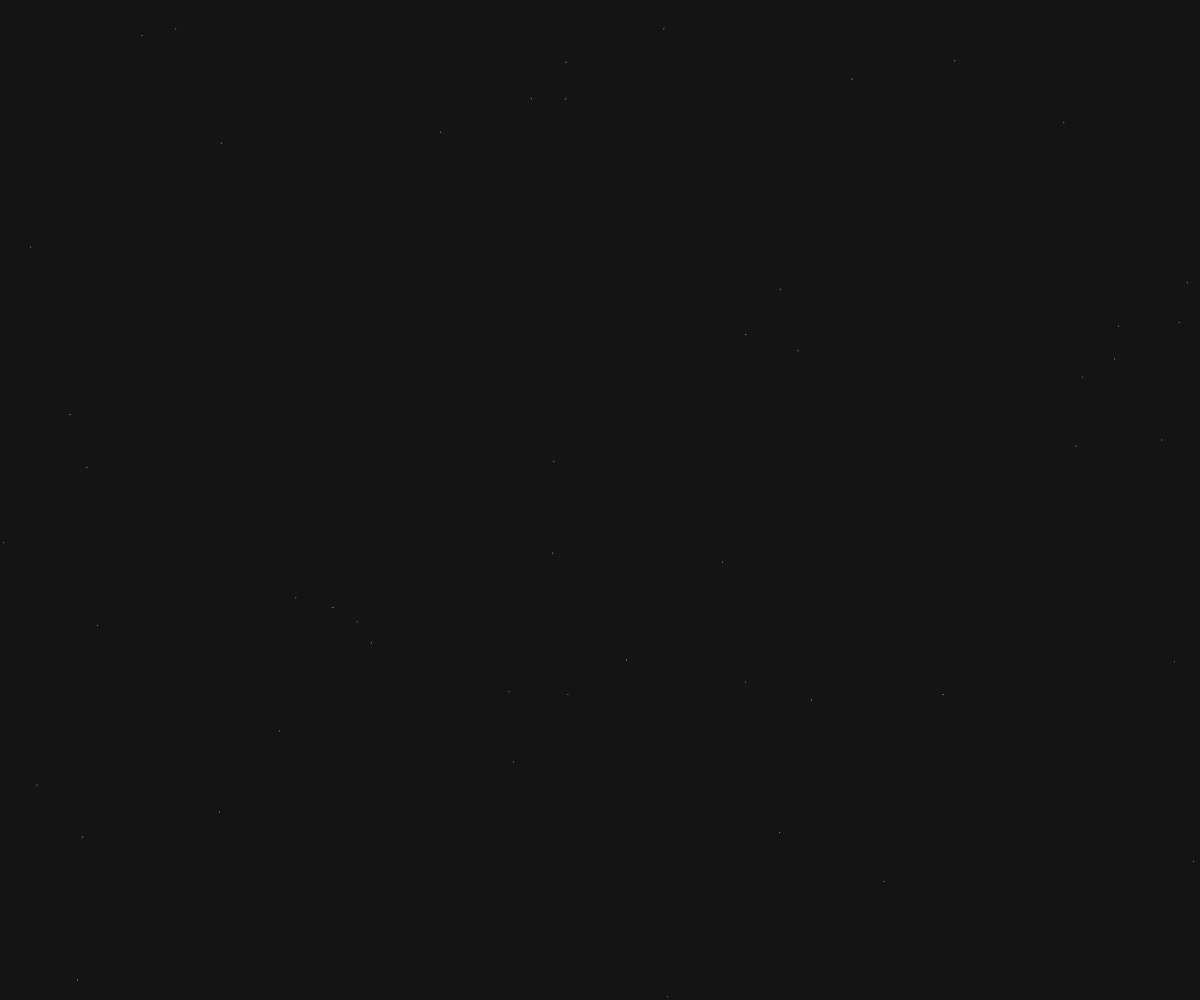
Frame 1 (no input)
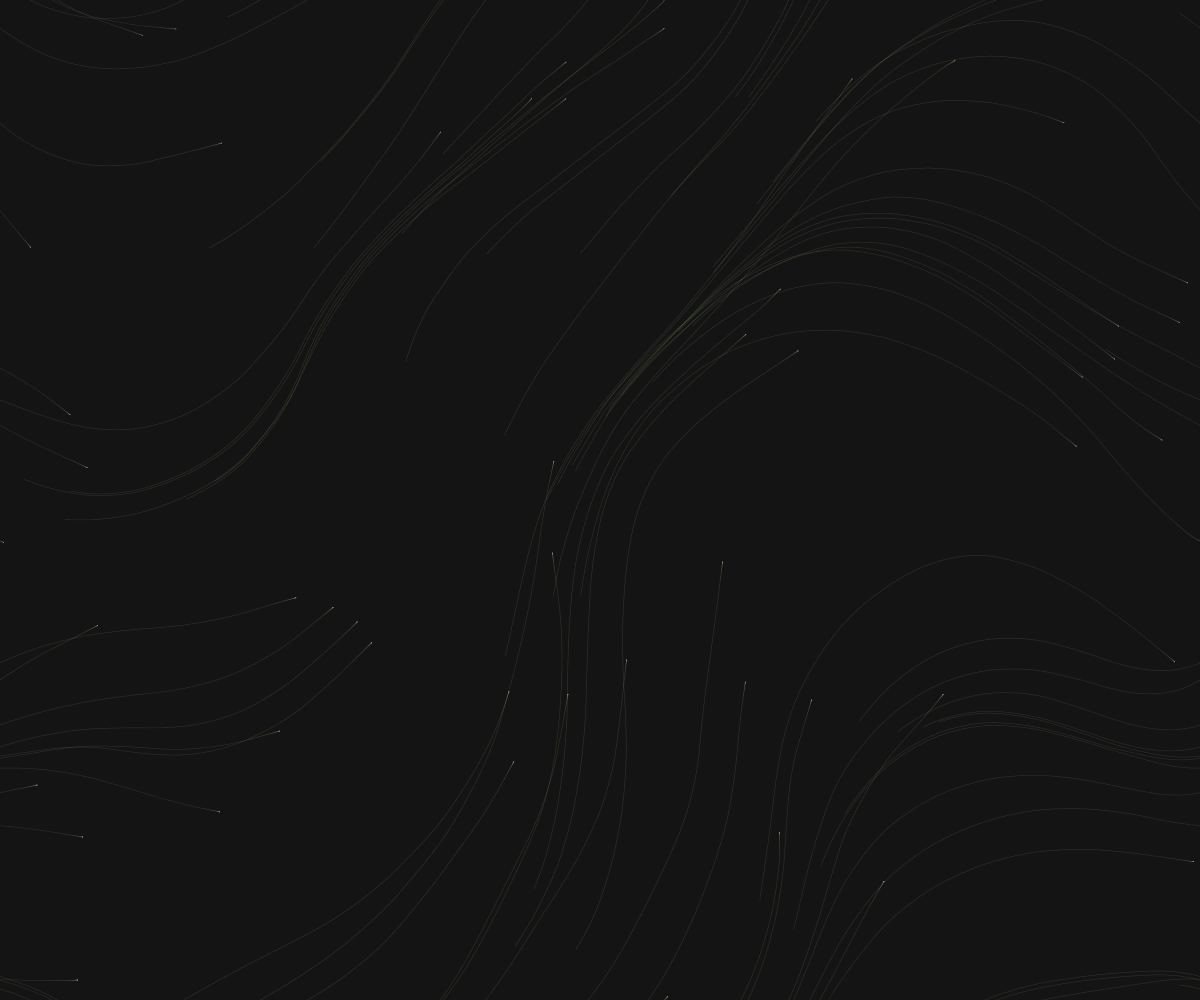
Frame 60 (no input)
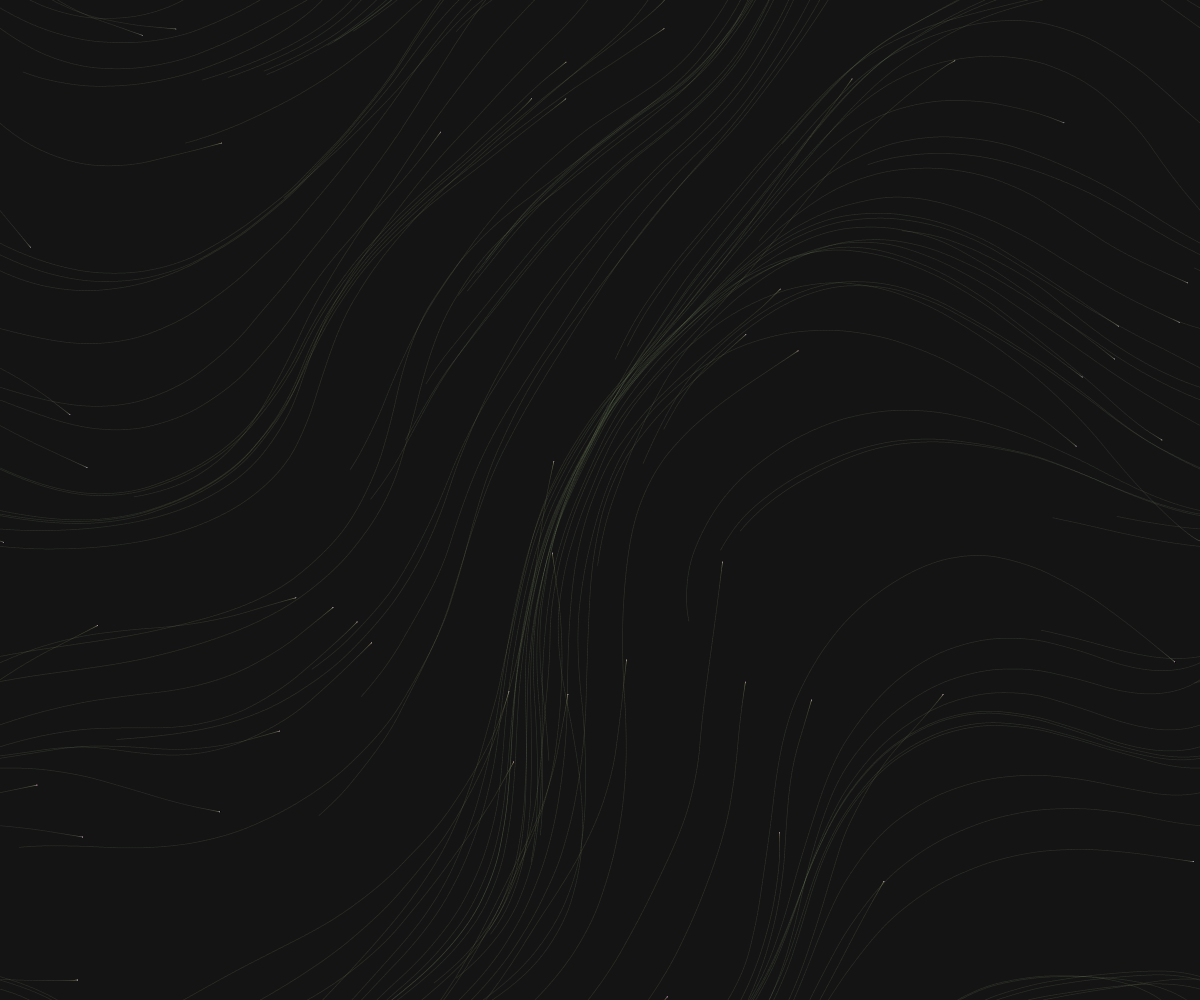
Frame 120 (the mouse pressed at the canvas centre since frame 60)

The p5.js sketch that drew these frames (run headless with seeded random() and noise() and a simulated clock; from frame 60 on, the mouse is pressed at the canvas centre):

// p5.js sketch
// ── sketch.js
"use strict";
let inc = 0.08;
let scl = 50;
let rows = 0;
let cols = 0;
let zoff = 0;
let magn = 0.005;
let zoffStep = 0.0001;
let particles = [];
let flowField;
let particleSize = 50;
let c;
let tempColor;
let upColor;
let downColor;
function setup() {
    createCanvas(window.innerWidth, window.innerHeight, P2D);
    background(20);
    colorMode(RGB, 255);
    cols = floor(innerWidth / scl);
    rows = floor(innerHeight / scl);
    c = color(random(150, 225), random(150, 225), random(150, 225), 25);
    upColor = color(random(180, 225), random(150, 225), random(100, 255), 25);
    downColor = color(random(150, 225), random(180, 225), random(100, 255), 25);
    for (let i = 0; i < particleSize; i++) {
        particles[i] = new Particle();
        particles[i].c = c;
        particles[i].color = c;
        particles[i].tempColor = tempColor;
        particles[i].upColor = upColor;
        particles[i].downColor = downColor;
    }
    flowField = new Array(cols * rows);
}
function draw() {
    let yoff = 0;
    for (let y = 0; y < rows; y++) {
        let xoff = 0;
        for (let x = 0; x < cols; x++) {
            const index = x + y * cols;
            const angle = noise(xoff, yoff, zoff) * TWO_PI;
            const v = p5.Vector.fromAngle(angle);
            v.setMag(magn);
            flowField[index] = v;
            xoff += inc;
            push();
            translate(x * scl, y * scl);
            rotate(v.heading());
            pop();
        }
        yoff += inc;
        zoff += zoffStep;
        for (let i = 0; i < particles.length; i++) {
            particles[i].follow(flowField);
            particles[i].update();
            particles[i].edges();
            particles[i].show();
        }
    }
}
//# sourceMappingURL=sketch.js.map
// ── particle.js
"use strict";
class Particle {
    constructor() {
        this.pos = createVector(random(width), random(height));
        this.vel = createVector(0, 0);
        this.acc = createVector(0, 0);
        this.maxSpeed = 0.6;
        this.color = color(0, 0, 0);
        this.tempColor = color(0, 0, 0);
        this.upColor = color(0, 0, 0);
        this.downColor = color(0, 0, 0);
        this.c = color(0, 0, 0);
    }
    update() {
        this.vel.add(this.acc);
        this.vel.limit(this.maxSpeed);
        this.pos.add(this.vel);
        this.acc.mult(0);
    }
    applyForce(force) {
        this.acc.add(force);
        this.tempColor = this.c;
        if (force == null)
            return;
        this.tempColor =
            force.copy().heading() > 0
                ? this.upColor
                : this.downColor;
    }
    show() {
        this.color = lerpColor(this.color, this.tempColor, 0.06);
        fill(this.color);
        noStroke();
        circle(this.pos.x, this.pos.y, 1);
    }
    edges() {
        if (this.pos.x > width)
            this.pos.x = 0;
        if (this.pos.x < 0)
            this.pos.x = width;
        if (this.pos.y > height)
            this.pos.y = 0;
        if (this.pos.y < 0)
            this.pos.y = height;
    }
    follow(vectors) {
        const x = floor(this.pos.x / scl);
        const y = floor(this.pos.y / scl);
        const index = x + y * cols;
        const force = vectors[index];
        this.applyForce(force);
    }
}
//# sourceMappingURL=particle.js.map
